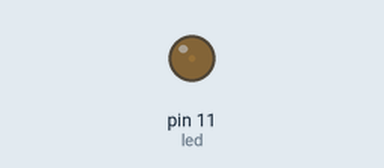
This sketch was run on a simulated Arduino Uno, built with avr-gcc and run on an emulated ATmega328P. Shown: output pins drawn as LEDs (lit = HIGH).

Above: at 0.05 s.
At 0.4 s:
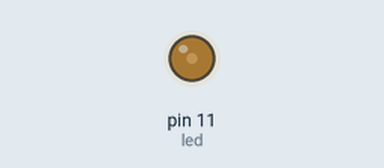
At 0.8 s:
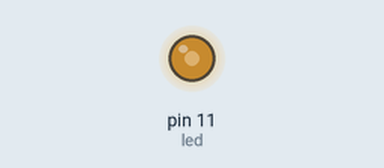
At 1.55 s:
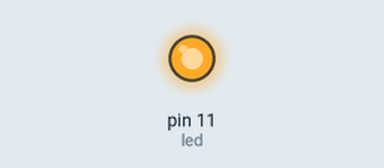
Timing chart, 0 to 3.6 s (numbered marks = the images above):
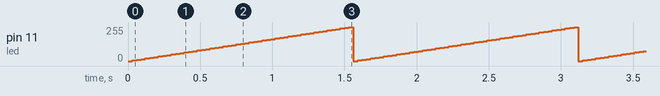

Measured:
- by itself, pin 11 (led): ramps from 0/255 to 255/255 and jumps back, once every 1.6 s

The sketch:

sketch_mar09b.ino
```cpp
const int led = 11;
void setup() {
  pinMode(led,OUTPUT);

}

void loop() {
  for(int fadeValue = 0 ; fadeValue <= 255; fadeValue +=5) {
    // sets the value (range from 0 to 255):
    analogWrite(led, fadeValue);
    // wait for 30 milliseconds to see the dimming effect
    delay(30);
  }
}
```
